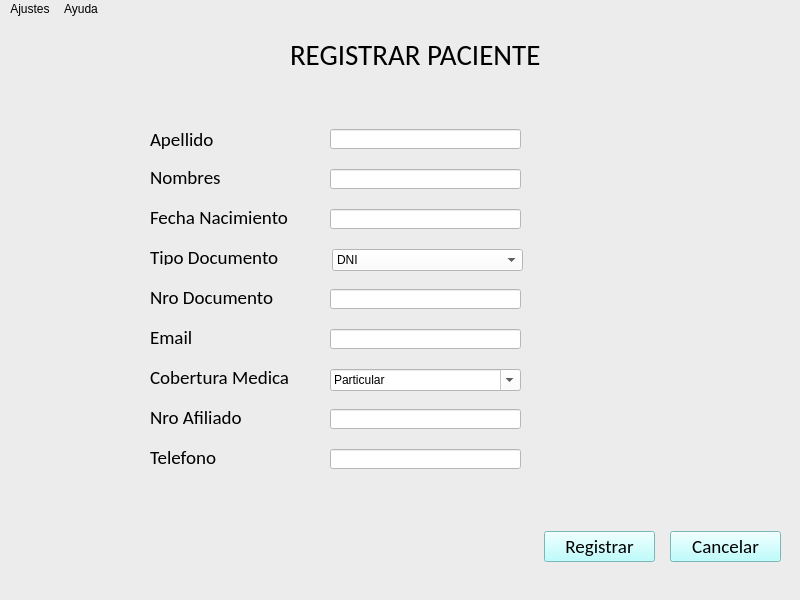
<?xml version="1.0" encoding="UTF-8"?>
<ui version="4.0">
 <class>MainWindow</class>
 <widget class="QMainWindow" name="MainWindow">
  <property name="geometry">
   <rect>
    <x>0</x>
    <y>0</y>
    <width>800</width>
    <height>600</height>
   </rect>
  </property>
  <property name="windowTitle">
   <string>MainWindow</string>
  </property>
  <property name="styleSheet">
   <string notr="true">background-color: rgb(236, 236, 236);</string>
  </property>
  <widget class="QWidget" name="centralwidget">
   <widget class="QLabel" name="label">
    <property name="geometry">
     <rect>
      <x>290</x>
      <y>20</y>
      <width>251</width>
      <height>31</height>
     </rect>
    </property>
    <property name="font">
     <font>
      <family>Calibri</family>
      <pointsize>22</pointsize>
     </font>
    </property>
    <property name="text">
     <string>REGISTRAR PACIENTE</string>
    </property>
   </widget>
   <widget class="QLabel" name="label_2">
    <property name="geometry">
     <rect>
      <x>150</x>
      <y>110</y>
      <width>131</width>
      <height>21</height>
     </rect>
    </property>
    <property name="font">
     <font>
      <family>Calibri</family>
      <pointsize>14</pointsize>
     </font>
    </property>
    <property name="text">
     <string>Apellido</string>
    </property>
   </widget>
   <widget class="QLabel" name="label_3">
    <property name="geometry">
     <rect>
      <x>150</x>
      <y>150</y>
      <width>131</width>
      <height>16</height>
     </rect>
    </property>
    <property name="font">
     <font>
      <family>Calibri</family>
      <pointsize>14</pointsize>
     </font>
    </property>
    <property name="text">
     <string>Nombres</string>
    </property>
   </widget>
   <widget class="QLabel" name="label_4">
    <property name="geometry">
     <rect>
      <x>150</x>
      <y>190</y>
      <width>141</width>
      <height>16</height>
     </rect>
    </property>
    <property name="font">
     <font>
      <family>Calibri</family>
      <pointsize>14</pointsize>
     </font>
    </property>
    <property name="text">
     <string>Fecha Nacimiento</string>
    </property>
   </widget>
   <widget class="QLabel" name="label_7">
    <property name="geometry">
     <rect>
      <x>150</x>
      <y>350</y>
      <width>151</width>
      <height>16</height>
     </rect>
    </property>
    <property name="font">
     <font>
      <family>Calibri</family>
      <pointsize>14</pointsize>
     </font>
    </property>
    <property name="text">
     <string>Cobertura Medica</string>
    </property>
   </widget>
   <widget class="QLabel" name="label_8">
    <property name="geometry">
     <rect>
      <x>150</x>
      <y>390</y>
      <width>151</width>
      <height>16</height>
     </rect>
    </property>
    <property name="font">
     <font>
      <family>Calibri</family>
      <pointsize>14</pointsize>
     </font>
    </property>
    <property name="text">
     <string>Nro Afiliado</string>
    </property>
   </widget>
   <widget class="QLabel" name="label_9">
    <property name="geometry">
     <rect>
      <x>150</x>
      <y>430</y>
      <width>141</width>
      <height>16</height>
     </rect>
    </property>
    <property name="font">
     <font>
      <family>Calibri</family>
      <pointsize>14</pointsize>
     </font>
    </property>
    <property name="text">
     <string>Telefono</string>
    </property>
   </widget>
   <widget class="QLabel" name="label_12">
    <property name="geometry">
     <rect>
      <x>150</x>
      <y>230</y>
      <width>151</width>
      <height>16</height>
     </rect>
    </property>
    <property name="font">
     <font>
      <family>Calibri</family>
      <pointsize>14</pointsize>
     </font>
    </property>
    <property name="text">
     <string>Tipo Documento</string>
    </property>
   </widget>
   <widget class="QLabel" name="label_13">
    <property name="geometry">
     <rect>
      <x>150</x>
      <y>270</y>
      <width>141</width>
      <height>16</height>
     </rect>
    </property>
    <property name="font">
     <font>
      <family>Calibri</family>
      <pointsize>14</pointsize>
     </font>
    </property>
    <property name="text">
     <string>Nro Documento</string>
    </property>
   </widget>
   <widget class="QLabel" name="label_14">
    <property name="geometry">
     <rect>
      <x>150</x>
      <y>310</y>
      <width>121</width>
      <height>16</height>
     </rect>
    </property>
    <property name="font">
     <font>
      <family>Calibri</family>
      <pointsize>14</pointsize>
     </font>
    </property>
    <property name="text">
     <string>Email</string>
    </property>
   </widget>
   <widget class="QComboBox" name="comboBox">
    <property name="geometry">
     <rect>
      <x>330</x>
      <y>350</y>
      <width>191</width>
      <height>22</height>
     </rect>
    </property>
    <property name="styleSheet">
     <string notr="true">background-color: rgb(255, 255, 255);</string>
    </property>
    <property name="editable">
     <bool>true</bool>
    </property>
    <property name="currentText">
     <string>Particular</string>
    </property>
    <item>
     <property name="text">
      <string>Particular</string>
     </property>
    </item>
    <item>
     <property name="text">
      <string>Obra Social</string>
     </property>
    </item>
   </widget>
   <widget class="QComboBox" name="comboBox_4">
    <property name="geometry">
     <rect>
      <x>332</x>
      <y>230</y>
      <width>191</width>
      <height>22</height>
     </rect>
    </property>
    <property name="styleSheet">
     <string notr="true">background-color: rgb(255, 255, 255);</string>
    </property>
    <item>
     <property name="text">
      <string>DNI</string>
     </property>
    </item>
    <item>
     <property name="text">
      <string>Cedula Identidad</string>
     </property>
    </item>
    <item>
     <property name="text">
      <string>Pasaporte</string>
     </property>
    </item>
   </widget>
   <widget class="QLineEdit" name="lineEdit">
    <property name="geometry">
     <rect>
      <x>330</x>
      <y>150</y>
      <width>191</width>
      <height>20</height>
     </rect>
    </property>
    <property name="styleSheet">
     <string notr="true">background-color: rgb(255, 255, 255);</string>
    </property>
   </widget>
   <widget class="QLineEdit" name="lineEdit_2">
    <property name="geometry">
     <rect>
      <x>330</x>
      <y>190</y>
      <width>191</width>
      <height>20</height>
     </rect>
    </property>
    <property name="styleSheet">
     <string notr="true">background-color: rgb(255, 255, 255);</string>
    </property>
   </widget>
   <widget class="QLineEdit" name="lineEdit_3">
    <property name="geometry">
     <rect>
      <x>330</x>
      <y>270</y>
      <width>191</width>
      <height>20</height>
     </rect>
    </property>
    <property name="styleSheet">
     <string notr="true">background-color: rgb(255, 255, 255);</string>
    </property>
   </widget>
   <widget class="QLineEdit" name="lineEdit_4">
    <property name="geometry">
     <rect>
      <x>330</x>
      <y>310</y>
      <width>191</width>
      <height>20</height>
     </rect>
    </property>
    <property name="styleSheet">
     <string notr="true">background-color: rgb(255, 255, 255);</string>
    </property>
   </widget>
   <widget class="QLineEdit" name="lineEdit_5">
    <property name="geometry">
     <rect>
      <x>330</x>
      <y>390</y>
      <width>191</width>
      <height>20</height>
     </rect>
    </property>
    <property name="styleSheet">
     <string notr="true">background-color: rgb(255, 255, 255);</string>
    </property>
   </widget>
   <widget class="QLineEdit" name="lineEdit_6">
    <property name="geometry">
     <rect>
      <x>330</x>
      <y>430</y>
      <width>191</width>
      <height>20</height>
     </rect>
    </property>
    <property name="styleSheet">
     <string notr="true">background-color: rgb(255, 255, 255);</string>
    </property>
   </widget>
   <widget class="QLineEdit" name="lineEdit_7">
    <property name="geometry">
     <rect>
      <x>330</x>
      <y>110</y>
      <width>191</width>
      <height>20</height>
     </rect>
    </property>
    <property name="styleSheet">
     <string notr="true">background-color: rgb(255, 255, 255);</string>
    </property>
   </widget>
   <widget class="QPushButton" name="pushButton">
    <property name="geometry">
     <rect>
      <x>544</x>
      <y>512</y>
      <width>111</width>
      <height>31</height>
     </rect>
    </property>
    <property name="font">
     <font>
      <family>Calibri</family>
      <pointsize>14</pointsize>
     </font>
    </property>
    <property name="styleSheet">
     <string notr="true">background-color: rgb(170, 255, 255);</string>
    </property>
    <property name="text">
     <string>Registrar</string>
    </property>
   </widget>
   <widget class="QPushButton" name="pushButton_2">
    <property name="geometry">
     <rect>
      <x>670</x>
      <y>512</y>
      <width>111</width>
      <height>31</height>
     </rect>
    </property>
    <property name="font">
     <font>
      <family>Calibri</family>
      <pointsize>14</pointsize>
     </font>
    </property>
    <property name="styleSheet">
     <string notr="true">background-color: rgb(170, 255, 255);</string>
    </property>
    <property name="text">
     <string>Cancelar</string>
    </property>
   </widget>
  </widget>
  <widget class="QMenuBar" name="menubar">
   <property name="geometry">
    <rect>
     <x>0</x>
     <y>0</y>
     <width>800</width>
     <height>21</height>
    </rect>
   </property>
   <widget class="QMenu" name="menuAjustes">
    <property name="title">
     <string>Ajustes</string>
    </property>
    <addaction name="actionActualizar_informaci_n"/>
   </widget>
   <widget class="QMenu" name="menuAyuda">
    <property name="title">
     <string>Ayuda</string>
    </property>
    <addaction name="actionAcerca_de"/>
   </widget>
   <addaction name="menuAjustes"/>
   <addaction name="menuAyuda"/>
  </widget>
  <widget class="QStatusBar" name="statusbar"/>
  <action name="actionActualizar_informaci_n">
   <property name="text">
    <string>Actualizar información</string>
   </property>
  </action>
  <action name="actionAcerca_de">
   <property name="text">
    <string>Acerca de ...</string>
   </property>
  </action>
 </widget>
 <resources/>
 <connections/>
</ui>
